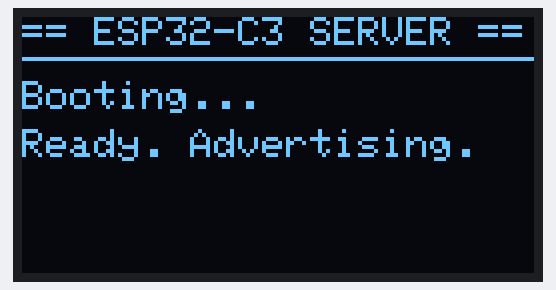
A program run on a simulated ESP32-C3. On the bench: 128×64 one-colour display. Random numbers use the default seed unless the program sets one; nothing arrives over Bluetooth unless stated; a phone connects over Bluetooth LE 3 s after start.

Above: at 0.4 s.
At 1.1 s:
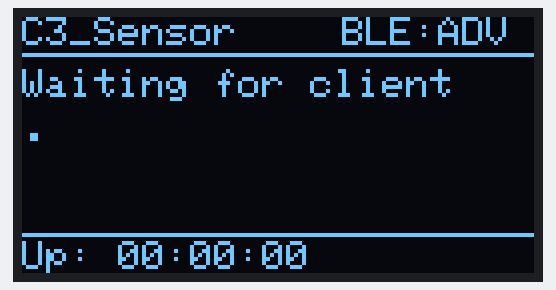
At 2.1 s:
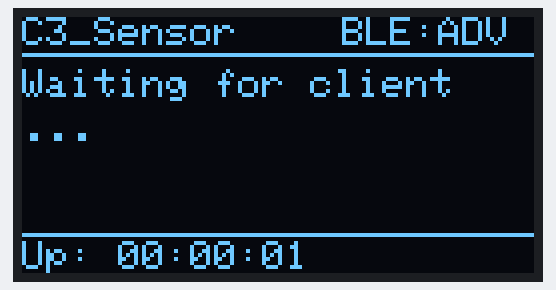
At 3.4 s:
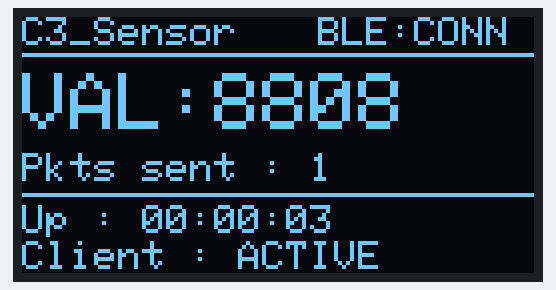
At 20.4 s:
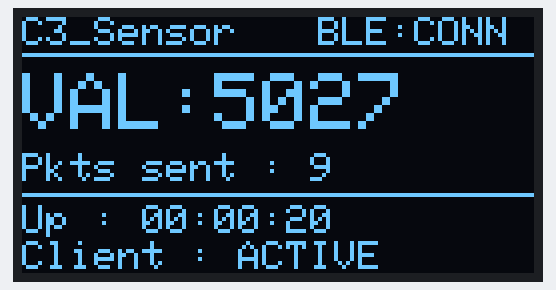
At 38.4 s:
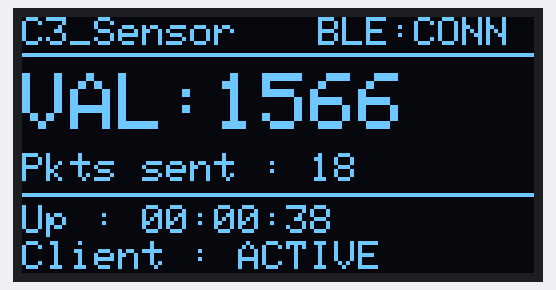

Measured:
- what the display in image 0 shows lasts 0.6 s, from 0.3 s to 0.9 s
- what the display in image 3 shows lasts 1.0 s, from 3.4 s to 4.4 s

The program:

main.cpp
```cpp
#include <Arduino.h>
#include <Wire.h>
#include <Adafruit_GFX.h>
#include <Adafruit_SSD1306.h>
#include <NimBLEDevice.h>

#define SCREEN_WIDTH 128
#define SCREEN_HEIGHT 64
#define I2C_SDA_PIN  8
#define I2C_SCL_PIN  9

#define SERVICE_UUID        "4fafc201-1fb5-459e-8fcc-c5c9c331914b"
#define CHARACTERISTIC_UUID "beb5483e-36e1-4688-b7f5-ea07361b26a8"

#define SEND_INTERVAL_MS    2000   // How often to send data
#define SCREEN_INTERVAL_MS  500    // How often to refresh screen (finer than send)

Adafruit_SSD1306 display(SCREEN_WIDTH, SCREEN_HEIGHT, &Wire, -1);
NimBLEServer*         pServer         = nullptr;
NimBLECharacteristic* pCharacteristic = nullptr;

bool          deviceConnected    = false;
bool          wasConnected       = false;   // Edge detection for disconnect event
bool          oledOk             = false;
int           sensorValue        = 0;
int           packetsSent        = 0;
unsigned long uptimeMs           = 0;
unsigned long lastTickMs         = 0;
unsigned long lastSendMs         = 0;
unsigned long lastScreenMs       = 0;
unsigned long disconnectedAtMs   = 0;       // When disconnect happened
bool          showingDisconnect  = false;   // Are we showing the disconnect screen?

// ─── Helpers ─────────────────────────────────────────────────────────────────

void drawDivider(int y) {
    display.drawFastHLine(0, y, SCREEN_WIDTH, WHITE);
}

String formatUptime(unsigned long ms) {
    unsigned long s = ms / 1000;
    char buf[10];
    snprintf(buf, sizeof(buf), "%02lu:%02lu:%02lu", s/3600, (s%3600)/60, s%60);
    return String(buf);
}

// ─── Screen Renderers ────────────────────────────────────────────────────────

void screenBoot(const char* msg) {
    if (!oledOk) return;
    display.clearDisplay();
    display.setTextSize(1);
    display.setCursor(0, 0);
    display.println("== ESP32-C3 SERVER ==");
    drawDivider(10);
    display.setCursor(0, 16);
    display.println("Booting...");
    display.setCursor(0, 28);
    display.println(msg);
    display.display();
}

void screenWaiting() {
    if (!oledOk) return;
    display.clearDisplay();
    display.setTextSize(1);
    display.setCursor(0, 0);
    display.print("C3_Sensor");
    display.setCursor(80, 0);
    display.print("BLE:ADV");
    drawDivider(9);
    display.setCursor(0, 13);
    display.println("Waiting for client");

    // Animated dots — now driven by real ms, not loop count
    display.setCursor(0, 24);
    int dots = (uptimeMs / 500) % 4;   // Cycles every 500ms regardless of loop speed
    for (int i = 0; i < dots; i++) display.print(".");

    drawDivider(54);
    display.setCursor(0, 56);
    display.print("Up: ");
    display.print(formatUptime(uptimeMs));
    display.display();
}

void screenConnected() {
    if (!oledOk) return;
    display.clearDisplay();
    display.setTextSize(1);
    display.setCursor(0, 0);
    display.print("C3_Sensor");
    display.setCursor(74, 0);
    display.print("BLE:CONN");
    drawDivider(9);

    display.setTextSize(2);
    display.setCursor(0, 14);
    display.print("VAL:");
    display.print(sensorValue);

    display.setTextSize(1);
    display.setCursor(0, 34);
    display.print("Pkts sent : ");
    display.print(packetsSent);

    drawDivider(44);
    display.setCursor(0, 47);
    display.print("Up : ");
    display.print(formatUptime(uptimeMs));
    display.setCursor(0, 56);
    display.print("Client : ACTIVE");
    display.display();
}

void screenDisconnected() {
    if (!oledOk) return;
    display.clearDisplay();
    display.setTextSize(1);
    display.setCursor(0, 0);
    display.print("C3_Sensor");
    display.setCursor(68, 0);
    display.print("BLE:LOST");
    drawDivider(9);
    display.setCursor(0, 16);
    display.println("Client disconnected");
    display.setCursor(0, 28);
    display.println("Re-advertising...");
    drawDivider(44);
    display.setCursor(0, 47);
    display.print("Pkts sent: ");
    display.print(packetsSent);
    display.setCursor(0, 56);
    display.print("Up: ");
    display.print(formatUptime(uptimeMs));
    display.display();
}

// ─── BLE Callbacks ───────────────────────────────────────────────────────────

class ServerCallbacks : public NimBLEServerCallbacks {
    void onConnect(NimBLEServer* pServer) override {
        deviceConnected = true;
    }
    void onDisconnect(NimBLEServer* pServer) override {
        deviceConnected   = false;
        showingDisconnect = true;
        disconnectedAtMs  = millis();
        // FIX: NO delay() here — just set a flag, handle in loop()
        // Calling delay() inside a BLE callback blocks the NimBLE task
        // and causes watchdog resets / client crashes
    }
};

// ─── Setup ───────────────────────────────────────────────────────────────────

void setup() {
    Serial.begin(115200);
    Wire.begin(I2C_SDA_PIN, I2C_SCL_PIN);
    delay(250); // Only delay() safe here — we're not in a BLE callback

    oledOk = display.begin(SSD1306_SWITCHCAPVCC, 0x3C);
    if (!oledOk) {
        Serial.println("SSD1306 init failed — continuing without display.");
    } else {
        display.setTextColor(WHITE);
        display.setTextSize(1);
    }

    screenBoot("Init BLE...");

    NimBLEDevice::init("C3_Sensor");
    pServer = NimBLEDevice::createServer();
    pServer->setCallbacks(new ServerCallbacks());

    NimBLEService* pService = pServer->createService(SERVICE_UUID);
    pCharacteristic = pService->createCharacteristic(
        CHARACTERISTIC_UUID,
        NIMBLE_PROPERTY::NOTIFY
    );
    pCharacteristic->setValue((uint8_t*)"0", 1);
    pService->start();

    NimBLEAdvertising* pAdvertising = NimBLEDevice::getAdvertising();
    pAdvertising->addServiceUUID(SERVICE_UUID);
    pAdvertising->start();

    screenBoot("Ready. Advertising.");

    lastTickMs  = millis();
    lastSendMs  = millis();
    lastScreenMs = millis();
}

// ─── Loop ────────────────────────────────────────────────────────────────────

void loop() {
    unsigned long now = millis();

    // ── Always update uptime ──────────────────────────────────────────────────
    uptimeMs = now - lastTickMs; // FIX: Just track elapsed — no blocking tick needed
    // (reset lastTickMs in setup, never again)

    // ── Handle disconnect screen + re-advertise after 1.5s ───────────────────
    if (showingDisconnect) {
        screenDisconnected();
        if (now - disconnectedAtMs >= 1500) {
            showingDisconnect = false;
            NimBLEDevice::getAdvertising()->start(); // Safe to call from loop()
        }
        return; // Skip send logic while showing disconnect
    }

    // ── Send data on interval ─────────────────────────────────────────────────
    if (deviceConnected && (now - lastSendMs >= SEND_INTERVAL_MS)) {
    lastSendMs = now;
    sensorValue = random(1000,9999);
    packetsSent++;

    // Send as raw bytes with explicit length — no c_str(), no null terminator ambiguity
    String payload = String(sensorValue);
    pCharacteristic->setValue((uint8_t*)payload.c_str(), payload.length());
    pCharacteristic->notify();
    }

    // ── Refresh screen on its own faster interval ─────────────────────────────
    if (now - lastScreenMs >= SCREEN_INTERVAL_MS) {
        lastScreenMs = now;
        if (deviceConnected) {
            screenConnected();
        } else {
            screenWaiting();
        }
    }

    // FIX: No delay() at all — loop runs free, timers control everything
}
```
